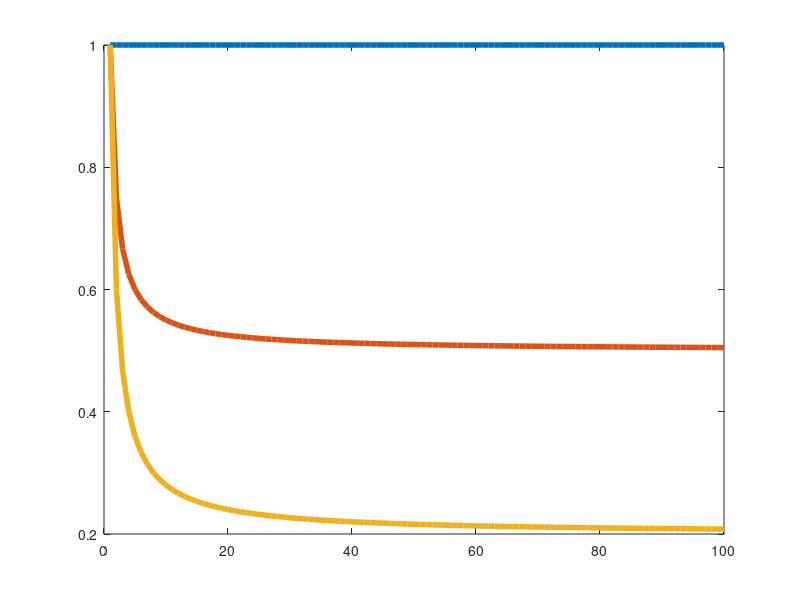

Write the MATLAB code that produced this figure.
F_t1 = [1, 3, 5, 7, 6, 2, 5, 9, 9, 9];
F_t2 = [1, 3, 6, 6, 6, 6, 7, 7, 7, 7];
F1 = 1:100;
F2 = 1:0.5:50.5;
F3 = 1:0.2:20.8;

Y = zeros(3, size(F_t1, 2));
leg_string = ['E1_T1'; 'E2_T1'; 'E3_T1'; 'E1_T2'; 'E2_T2'; 'E3_T2'];

for i = 1:size(F3, 2)
%     Y(1, i) = max(F3(1:i));
%     Y(2, i) = (1/i) * sum(F3(1:i));
    Y(1, i) = (1/i) * max(F1(1:i));
    Y(2, i) = (1/i) * max(F2(1:i));
    Y(3, i) = (1/i) * max(F3(1:i));
%     Y(4, i) = max(F_t2(1:i));
%     Y(5, i) = (1/i) * sum(F_t2(1:i));
%     Y(6, i) = (1/i) * max(F_t2(1:i));
end

size(F1)
size(F2)
size(F3)
plot(1:100, Y);   
% legend(leg_string);
set(findall(gca, 'Type', 'Line'),'LineWidth',4);